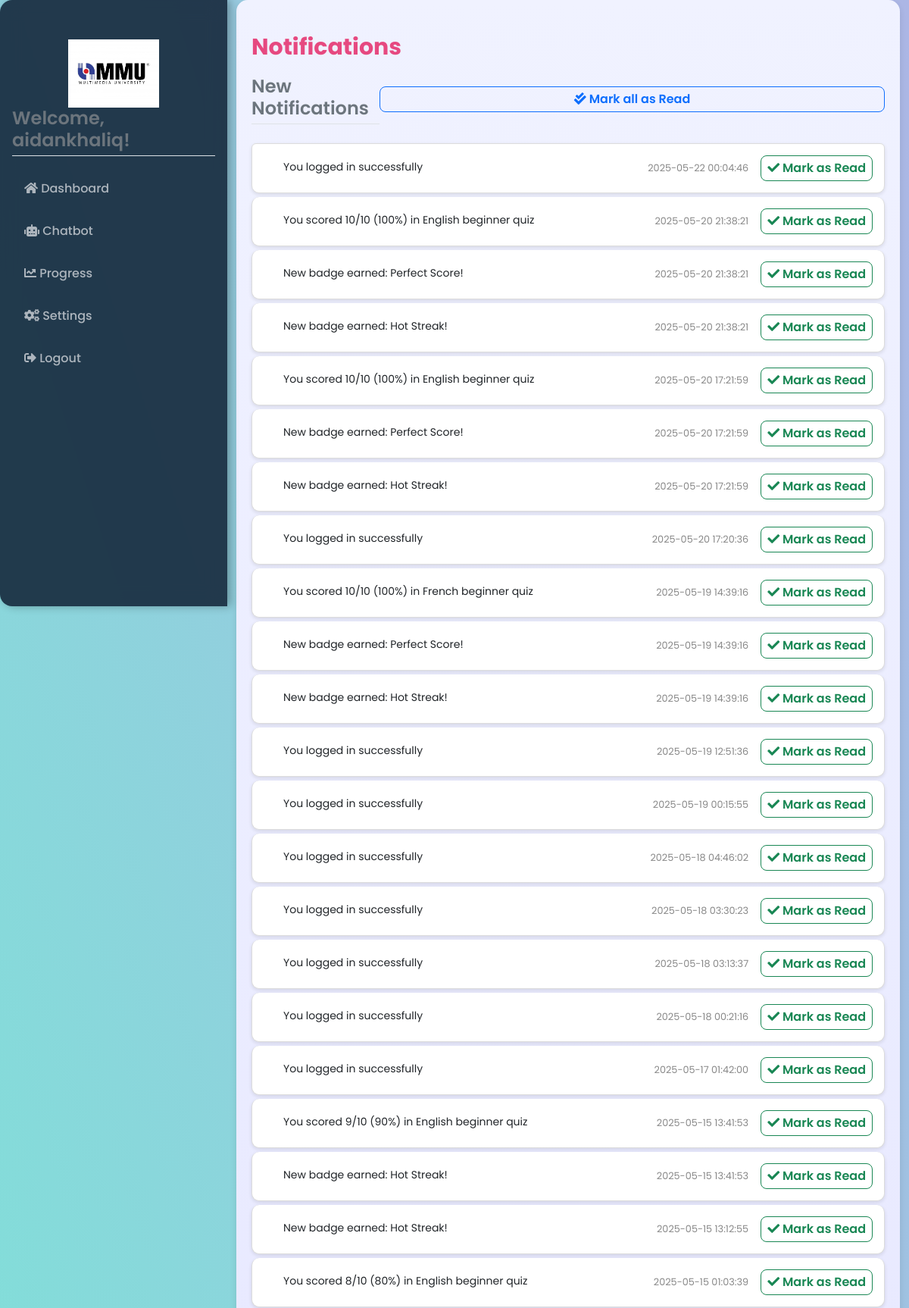
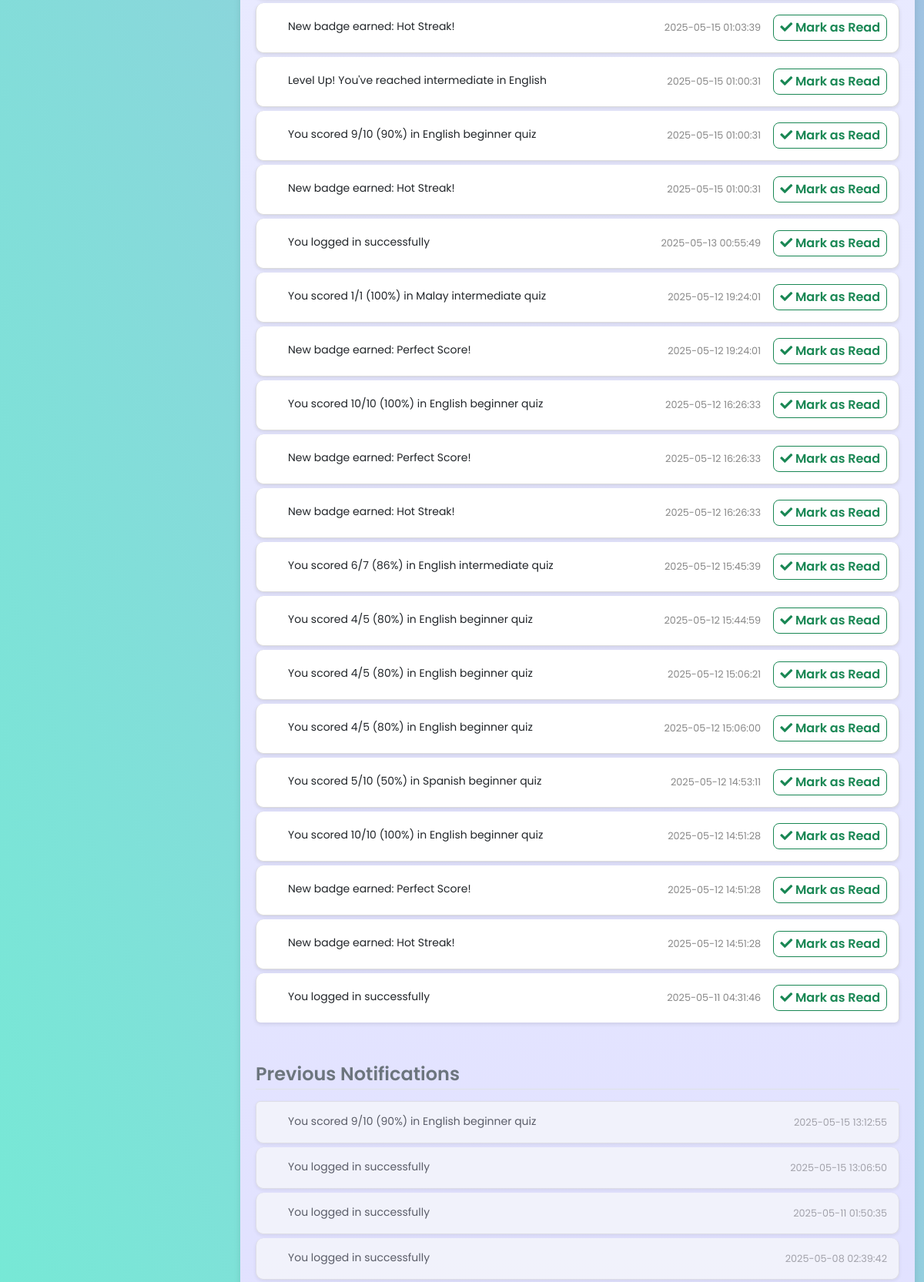
The page /notifications (signed in, upper part) on the database its author committed (2 pictures, top to bottom).
### tables this page shows
CREATE TABLE notifications (
                id INTEGER PRIMARY KEY AUTOINCREMENT,
                user_id INTEGER NOT NULL,
                message TEXT NOT NULL,
                timestamp DATETIME NOT NULL, is_read INTEGER DEFAULT 0,
                FOREIGN KEY (user_id) REFERENCES users (id)
            );

### app.py (the view, shortened to what this page needs)
@app.route('/notifications', methods=['GET', 'POST'])
def notifications():
    if 'user_id' not in session:
        return redirect(url_for('login'))
    with get_db_connection() as conn:
        notifications = conn.execute(
            "SELECT * FROM notifications WHERE user_id = ? ORDER BY timestamp DESC",
            (session['user_id'],)
        ).fetchall()
        unread_notifications = [n for n in notifications if n['is_read'] == 0]
        read_notifications = [n for n in notifications if n['is_read'] == 1]
    return render_template('notifications.html',
                         notifications=notifications,
                         unread_notifications=unread_notifications,
                         read_notifications=read_notifications,
                         username=session.get('username', 'User'))

### app.py (called while the page is built)
def get_db_connection():
    db_path = os.path.join(os.path.dirname(os.path.abspath(__file__)), 'database.db')
    conn = sqlite3.connect(db_path)
    conn.row_factory = sqlite3.Row  # This allows accessing columns by name
    conn.execute('PRAGMA busy_timeout = 30000')  # 30 second timeout to avoid locking issues
    return conn

### templates/notifications.html (shortened to what this page needs)
<!DOCTYPE html>
<html lang="en">
<head>
    <link href="https://cdn.jsdelivr.net/npm/bootstrap@5.3.0-alpha1/dist/css/bootstrap.min.css" rel="stylesheet">
    <link rel="stylesheet" href="https://cdnjs.cloudflare.com/ajax/libs/font-awesome/5.15.4/css/all.min.css">
    <link rel="stylesheet" href="{{ url_for('static', filename='styles.css') }}">
</head>
<body>
    <div class="container-fluid">
        <div class="row">
            <div class="col-md-3 sidebar text-white">
                <div class="mmu-logo-container" style="text-align: center; margin-top: 20px;">
                    <img src="{{ url_for('static', filename='MMU LOGO.png') }}" alt="MMU Logo" width="120" />
                </div>
                <h4>Welcome, {{ username }}!</h4>
                <ul class="nav flex-column">
                    <li class="nav-item"><a class="nav-link" href="{{ url_for('dashboard') }}"><i class="fas fa-home"></i> Dashboard</a></li>
                    <li class="nav-item"><a class="nav-link" href="{{ url_for('chatbot') }}"><i class="fas fa-robot"></i> Chatbot</a></li>
                    <li class="nav-item"><a class="nav-link" href="{{ url_for('progress') }}"><i class="fas fa-chart-line"></i> Progress</a></li>
                    <li class="nav-item"><a class="nav-link" href="{{ url_for('settings') }}"><i class="fas fa-cogs"></i> Settings</a></li>
                    <li class="nav-item"><a class="nav-link" href="{{ url_for('logout') }}"><i class="fas fa-sign-out-alt"></i> Logout</a></li>
                </ul>
            </div>
            <div class="col-md-9">
                <div class="main-content">
                    <h2 class="mt-4">Notifications</h2>
                    <div class="unread-section">
                        <div class="d-flex justify-content-between align-items-center">
                            <h4>New Notifications</h4>
                            {% if unread_notifications %}
                                <button id="mark-all-read" class="btn btn-sm btn-outline-primary mb-3">
                                    <i class="fas fa-check-double"></i> Mark all as Read
                                </button>
                            {% endif %}
                        </div>
                        {% if unread_notifications %}
                            <div class="list-group unread-list">
                                {% for notification in unread_notifications %}
                                    <div class="list-group-item notification-item" data-notification-id="{{ notification.id }}">
                                        <div class="d-flex align-items-center">
                                            <span class="notification-type {{ notification.type }}">{{ notification.type }}</span>
                                            <span class="notification-message">{{ notification.message }}</span>
                                        </div>
                                        <div class="d-flex align-items-center">
                                            <span class="notification-timestamp me-3">{{ notification.timestamp }}</span>
                                            <button class="btn btn-sm btn-outline-success mark-read-button" data-notification-id="{{ notification.id }}">
                                                <i class="fas fa-check"></i> Mark as Read
                                            </button>
                                        </div>
                                    </div>
                                {% endfor %}
                            </div>
                        {% else %}
                            <div class="alert alert-info">
                                <i class="fas fa-info-circle"></i> No unread notifications
                            </div>
                        {% endif %}
                    </div>
                    <div class="read-section mt-5">
                        <h4>Previous Notifications</h4>
                        {% if read_notifications %}
                            <div class="list-group read-list">
                                {% for notification in read_notifications %}
                                    <div class="list-group-item notification-item read-notification" data-notification-id="{{ notification.id }}">
                                        <div class="d-flex align-items-center">
                                            <span class="notification-type {{ notification.type }}">{{ notification.type }}</span>
                                            <span class="notification-message">{{ notification.message }}</span>
                                        </div>
                                        <span class="notification-timestamp">{{ notification.timestamp }}</span>
                                    </div>
                                {% endfor %}
                            </div>
                        {% else %}
                            <div class="alert alert-secondary">
                                <i class="fas fa-history"></i> No read notifications yet
                            </div>
                        {% endif %}
                    </div>
                </div>
            </div>
        </div>
    </div>
</body>
</html>

### static/styles.css (style rules this page uses)
body { font-family: 'Poppins', sans-serif; min-height: 100vh; background: linear-gradient(to right top, #74ebd5, #ACB6E5); background-attachment: fixed; background-size: cover; color: #1a1a1a; transition: background-color 0.4s ease, color 0.4s ease; }
.sidebar { background: rgba(15, 31, 51, 0.85); backdrop-filter: blur(12px); -webkit-backdrop-filter: blur(12px); border-radius: 1rem 0 0 1rem; padding: 2rem 1rem; font-weight: 500; box-shadow: 4px 0 12px rgba(0, 0, 0, 0.3); position: sticky; top: 0; height: 100vh; }
.sidebar .nav-link { color: #adb5bd; margin: 0.5rem 0; transition: color 0.3s ease; }
.main-content { padding: 2rem; background: transparent; border-radius: 16px; }
.btn { border-radius: 8px; font-weight: 600; font-size: 1rem; transition: transform 0.2s ease, box-shadow 0.2s ease; }
h2 { color: #FF6347; font-size: 30px; margin-bottom: 20px; }
button { width: 100%; padding: 12px; background-color: #FF6347; color: white; border: none; border-radius: 10px; font-size: 16px; cursor: pointer; transition: background-color 0.3s ease; }
a { text-decoration: none; color: #FF4500; font-weight: bold; }
.notification-item { padding: 8px 12px; transition: background-color 0.2s; }
.notification-message { font-size: 14px; margin-bottom: 2px; }
.notification-timestamp { font-size: 12px; color: #6c757d; }
.read-notification { opacity: 0.7; background-color: #f8f9fa; }
body { transition: all 0.4s ease; }

### templates/notifications.html (style rules this page uses)
body { font-family: 'Poppins', sans-serif; background-color: #f4f7fb; }
.notification-item { padding: 15px; border-bottom: 1px solid #eee; margin-bottom: 0; border-radius: 10px; display: flex; justify-content: space-between; align-items: center; background-color: #ffffff; margin-bottom: 5px; box-shadow: 0 2px 4px rgba(0, 0, 0, 0.05); transition: all 0.3s ease; }
.notification-item.read-notification { opacity: 0.7; background-color: #f8f9fa; }
.notification-item:last-child { border-bottom: none; }
.notification-message { margin-right: 10px; flex-grow: 1; }
.notification-timestamp { font-size: 0.8rem; color: #888; white-space: nowrap; }
.notification-type { display: inline-block; padding: 0.25rem 0.5rem; border-radius: 3px; font-size: 0.75rem; margin-right: 10px; color: white; }
h2 { color: #e64980; font-weight: bold; }
h4 { color: #6c757d; font-weight: 600; margin-bottom: 15px; padding-bottom: 5px; border-bottom: 1px solid #dee2e6; }
.main-content { background: linear-gradient(to bottom, #f0f2ff, #e0e0ff); padding: 20px; border-radius: 15px; box-shadow: 0 4px 8px rgba(0, 0, 0, 0.1); }
.list-group-item { background-color: #ffffff; margin-bottom: 5px; border-radius: 10px; box-shadow: 0 2px 5px rgba(0, 0, 0, 0.1); border: 1px solid #dcdcdc; }
.list-group { margin-top: 10px; }

### rows shown on the page
notifications: message "You logged in successfully", timestamp "2025-05-22 00:04:46"
notifications: message "You scored 10/10 (100%) in English beginner quiz", timestamp "2025-05-20 21:38:21"
notifications: message "New badge earned: Perfect Score!", timestamp "2025-05-20 21:38:21"
notifications: message "New badge earned: Hot Streak!", timestamp "2025-05-20 21:38:21"
notifications: message "You scored 10/10 (100%) in English beginner quiz", timestamp "2025-05-20 17:21:59"
notifications: message "New badge earned: Perfect Score!", timestamp "2025-05-20 17:21:59"
notifications: message "New badge earned: Hot Streak!", timestamp "2025-05-20 17:21:59"
notifications: message "You logged in successfully", timestamp "2025-05-20 17:20:36"
notifications: message "You scored 10/10 (100%) in French beginner quiz", timestamp "2025-05-19 14:39:16"
notifications: message "New badge earned: Perfect Score!", timestamp "2025-05-19 14:39:16"
notifications: message "New badge earned: Hot Streak!", timestamp "2025-05-19 14:39:16"
notifications: message "You logged in successfully", timestamp "2025-05-19 12:51:36"
notifications: message "You logged in successfully", timestamp "2025-05-19 00:15:55"
notifications: message "You logged in successfully", timestamp "2025-05-18 04:46:02"
notifications: message "You logged in successfully", timestamp "2025-05-18 03:30:23"
notifications: message "You logged in successfully", timestamp "2025-05-18 03:13:37"
notifications: message "You logged in successfully", timestamp "2025-05-18 00:21:16"
notifications: message "You logged in successfully", timestamp "2025-05-17 01:42:00"
notifications: message "You scored 9/10 (90%) in English beginner quiz", timestamp "2025-05-15 13:41:53"
notifications: message "New badge earned: Hot Streak!", timestamp "2025-05-15 13:41:53"
notifications: message "New badge earned: Hot Streak!", timestamp "2025-05-15 13:12:55"
notifications: message "You scored 8/10 (80%) in English beginner quiz", timestamp "2025-05-15 01:03:39"
notifications: message "New badge earned: Hot Streak!", timestamp "2025-05-15 01:03:39"
notifications: message "Level Up! You've reached intermediate in English", timestamp "2025-05-15 01:00:31"
notifications: message "You scored 9/10 (90%) in English beginner quiz", timestamp "2025-05-15 01:00:31"
notifications: message "New badge earned: Hot Streak!", timestamp "2025-05-15 01:00:31"
notifications: message "You logged in successfully", timestamp "2025-05-13 00:55:49"
notifications: message "You scored 1/1 (100%) in Malay intermediate quiz", timestamp "2025-05-12 19:24:01"
notifications: message "New badge earned: Perfect Score!", timestamp "2025-05-12 19:24:01"
notifications: message "You scored 10/10 (100%) in English beginner quiz", timestamp "2025-05-12 16:26:33"
notifications: message "New badge earned: Perfect Score!", timestamp "2025-05-12 16:26:33"
notifications: message "New badge earned: Hot Streak!", timestamp "2025-05-12 16:26:33"
notifications: message "You scored 6/7 (86%) in English intermediate quiz", timestamp "2025-05-12 15:45:39"
notifications: message "You scored 4/5 (80%) in English beginner quiz", timestamp "2025-05-12 15:44:59"
notifications: message "You scored 4/5 (80%) in English beginner quiz", timestamp "2025-05-12 15:06:21"
notifications: message "You scored 4/5 (80%) in English beginner quiz", timestamp "2025-05-12 15:06:00"
notifications: message "You scored 5/10 (50%) in Spanish beginner quiz", timestamp "2025-05-12 14:53:11"
notifications: message "You scored 10/10 (100%) in English beginner quiz", timestamp "2025-05-12 14:51:28"
notifications: message "New badge earned: Perfect Score!", timestamp "2025-05-12 14:51:28"
notifications: message "New badge earned: Hot Streak!", timestamp "2025-05-12 14:51:28"
notifications: message "You logged in successfully", timestamp "2025-05-11 04:31:46"
notifications: message "You scored 9/10 (90%) in English beginner quiz", timestamp "2025-05-15 13:12:55"
notifications: message "You logged in successfully", timestamp "2025-05-15 13:06:50"
notifications: message "You logged in successfully", timestamp "2025-05-11 01:50:35"
notifications: message "You logged in successfully", timestamp "2025-05-08 02:39:42"

### other values the page prints
{{ username }} "aidankhaliq"
